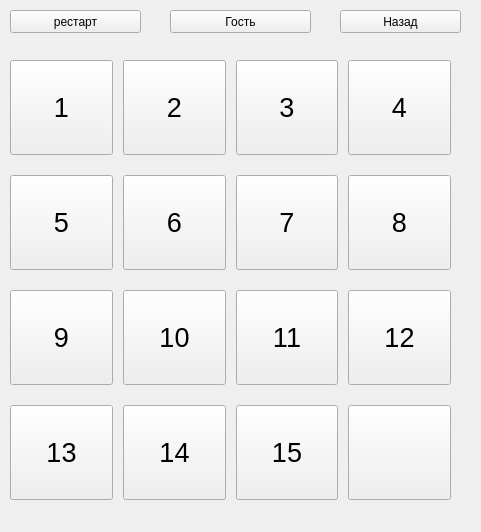
<?xml version="1.0" encoding="UTF-8"?>
<ui version="4.0">
 <class>MainWindow</class>
 <widget class="QMainWindow" name="MainWindow">
  <property name="geometry">
   <rect>
    <x>0</x>
    <y>0</y>
    <width>481</width>
    <height>532</height>
   </rect>
  </property>
  <property name="windowTitle">
   <string>Пятнашки</string>
  </property>
  <widget class="QWidget" name="centralwidget">
   <widget class="QWidget" name="verticalLayoutWidget">
    <property name="geometry">
     <rect>
      <x>10</x>
      <y>40</y>
      <width>441</width>
      <height>481</height>
     </rect>
    </property>
    <layout class="QVBoxLayout" name="verticalLayout">
     <property name="spacing">
      <number>0</number>
     </property>
     <item>
      <layout class="QHBoxLayout" name="horizontalLayout_2">
       <property name="spacing">
        <number>10</number>
       </property>
       <item>
        <widget class="QPushButton" name="pushButton_1">
         <property name="enabled">
          <bool>true</bool>
         </property>
         <property name="minimumSize">
          <size>
           <width>95</width>
           <height>95</height>
          </size>
         </property>
         <property name="baseSize">
          <size>
           <width>0</width>
           <height>0</height>
          </size>
         </property>
         <property name="font">
          <font>
           <pointsize>20</pointsize>
          </font>
         </property>
         <property name="text">
          <string>1</string>
         </property>
        </widget>
       </item>
       <item>
        <widget class="QPushButton" name="pushButton_2">
         <property name="minimumSize">
          <size>
           <width>95</width>
           <height>95</height>
          </size>
         </property>
         <property name="font">
          <font>
           <pointsize>20</pointsize>
          </font>
         </property>
         <property name="text">
          <string>2</string>
         </property>
        </widget>
       </item>
       <item>
        <widget class="QPushButton" name="pushButton_3">
         <property name="minimumSize">
          <size>
           <width>95</width>
           <height>95</height>
          </size>
         </property>
         <property name="font">
          <font>
           <pointsize>20</pointsize>
          </font>
         </property>
         <property name="text">
          <string>3</string>
         </property>
        </widget>
       </item>
       <item>
        <widget class="QPushButton" name="pushButton_4">
         <property name="minimumSize">
          <size>
           <width>95</width>
           <height>95</height>
          </size>
         </property>
         <property name="font">
          <font>
           <pointsize>20</pointsize>
          </font>
         </property>
         <property name="text">
          <string>4</string>
         </property>
        </widget>
       </item>
      </layout>
     </item>
     <item>
      <layout class="QHBoxLayout" name="horizontalLayout_3">
       <property name="spacing">
        <number>10</number>
       </property>
       <item>
        <widget class="QPushButton" name="pushButton_5">
         <property name="minimumSize">
          <size>
           <width>95</width>
           <height>95</height>
          </size>
         </property>
         <property name="font">
          <font>
           <pointsize>20</pointsize>
          </font>
         </property>
         <property name="text">
          <string>5</string>
         </property>
        </widget>
       </item>
       <item>
        <widget class="QPushButton" name="pushButton_6">
         <property name="minimumSize">
          <size>
           <width>95</width>
           <height>95</height>
          </size>
         </property>
         <property name="font">
          <font>
           <pointsize>20</pointsize>
          </font>
         </property>
         <property name="text">
          <string>6</string>
         </property>
        </widget>
       </item>
       <item>
        <widget class="QPushButton" name="pushButton_7">
         <property name="minimumSize">
          <size>
           <width>95</width>
           <height>95</height>
          </size>
         </property>
         <property name="font">
          <font>
           <pointsize>20</pointsize>
          </font>
         </property>
         <property name="text">
          <string>7</string>
         </property>
        </widget>
       </item>
       <item>
        <widget class="QPushButton" name="pushButton_8">
         <property name="minimumSize">
          <size>
           <width>95</width>
           <height>95</height>
          </size>
         </property>
         <property name="font">
          <font>
           <pointsize>20</pointsize>
          </font>
         </property>
         <property name="text">
          <string>8</string>
         </property>
        </widget>
       </item>
      </layout>
     </item>
     <item>
      <layout class="QHBoxLayout" name="horizontalLayout_5">
       <property name="spacing">
        <number>10</number>
       </property>
       <item>
        <widget class="QPushButton" name="pushButton_9">
         <property name="minimumSize">
          <size>
           <width>95</width>
           <height>95</height>
          </size>
         </property>
         <property name="font">
          <font>
           <pointsize>20</pointsize>
          </font>
         </property>
         <property name="text">
          <string>9</string>
         </property>
        </widget>
       </item>
       <item>
        <widget class="QPushButton" name="pushButton_10">
         <property name="minimumSize">
          <size>
           <width>95</width>
           <height>95</height>
          </size>
         </property>
         <property name="font">
          <font>
           <pointsize>20</pointsize>
          </font>
         </property>
         <property name="text">
          <string>10</string>
         </property>
        </widget>
       </item>
       <item>
        <widget class="QPushButton" name="pushButton_11">
         <property name="minimumSize">
          <size>
           <width>95</width>
           <height>95</height>
          </size>
         </property>
         <property name="font">
          <font>
           <pointsize>20</pointsize>
          </font>
         </property>
         <property name="text">
          <string>11</string>
         </property>
        </widget>
       </item>
       <item>
        <widget class="QPushButton" name="pushButton_12">
         <property name="minimumSize">
          <size>
           <width>95</width>
           <height>95</height>
          </size>
         </property>
         <property name="font">
          <font>
           <pointsize>20</pointsize>
          </font>
         </property>
         <property name="text">
          <string>12</string>
         </property>
        </widget>
       </item>
      </layout>
     </item>
     <item>
      <layout class="QHBoxLayout" name="horizontalLayout_4">
       <property name="spacing">
        <number>10</number>
       </property>
       <item>
        <widget class="QPushButton" name="pushButton_13">
         <property name="minimumSize">
          <size>
           <width>95</width>
           <height>95</height>
          </size>
         </property>
         <property name="font">
          <font>
           <pointsize>20</pointsize>
          </font>
         </property>
         <property name="text">
          <string>13</string>
         </property>
        </widget>
       </item>
       <item>
        <widget class="QPushButton" name="pushButton_14">
         <property name="minimumSize">
          <size>
           <width>95</width>
           <height>95</height>
          </size>
         </property>
         <property name="font">
          <font>
           <pointsize>20</pointsize>
          </font>
         </property>
         <property name="text">
          <string>14</string>
         </property>
        </widget>
       </item>
       <item>
        <widget class="QPushButton" name="pushButton_15">
         <property name="minimumSize">
          <size>
           <width>95</width>
           <height>95</height>
          </size>
         </property>
         <property name="font">
          <font>
           <pointsize>20</pointsize>
          </font>
         </property>
         <property name="text">
          <string>15</string>
         </property>
        </widget>
       </item>
       <item>
        <widget class="QPushButton" name="pushButton_16">
         <property name="minimumSize">
          <size>
           <width>95</width>
           <height>95</height>
          </size>
         </property>
         <property name="font">
          <font>
           <pointsize>20</pointsize>
          </font>
         </property>
         <property name="text">
          <string/>
         </property>
        </widget>
       </item>
      </layout>
     </item>
    </layout>
   </widget>
   <widget class="QPushButton" name="name">
    <property name="geometry">
     <rect>
      <x>170</x>
      <y>10</y>
      <width>141</width>
      <height>23</height>
     </rect>
    </property>
    <property name="text">
     <string>Гость</string>
    </property>
   </widget>
   <widget class="QPushButton" name="restart">
    <property name="geometry">
     <rect>
      <x>10</x>
      <y>10</y>
      <width>131</width>
      <height>23</height>
     </rect>
    </property>
    <property name="text">
     <string>рестарт</string>
    </property>
   </widget>
   <widget class="QPushButton" name="back_btn">
    <property name="geometry">
     <rect>
      <x>340</x>
      <y>10</y>
      <width>121</width>
      <height>23</height>
     </rect>
    </property>
    <property name="text">
     <string>Назад</string>
    </property>
   </widget>
  </widget>
 </widget>
 <resources/>
 <connections/>
</ui>
